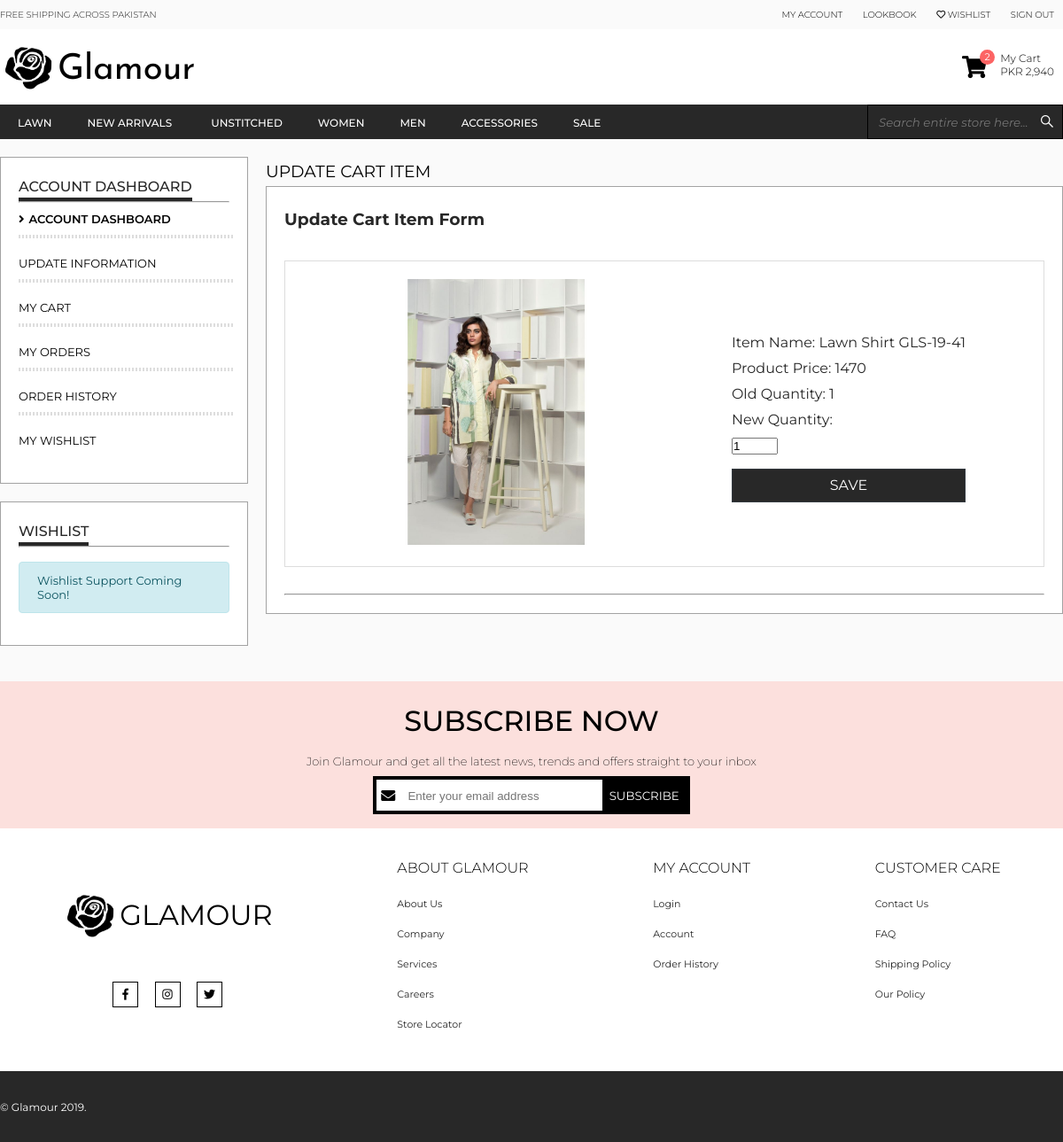
Page /users/updateCartItem?cart_item_id=1 (signed in) on the committed database.
### tables this page shows
CREATE TABLE `store` (
  `id` int(11) NOT NULL,
  `name` varchar(255) NOT NULL,
  `email_id` varchar(255) NOT NULL,
  `logo` varchar(255) NOT NULL,
  `facebook_link` varchar(255) NOT NULL,
  `instagram_link` varchar(255) NOT NULL,
  `twitter_link` varchar(255) NOT NULL,
  `youtube_link` varchar(255) NOT NULL,
  `google_plus_link` varchar(255) NOT NULL,
  `vimeo_link` varchar(255) NOT NULL
);

CREATE TABLE `menu_items` (
  `menu_item_id` int(11) NOT NULL,
  `menu_item_name` varchar(255) NOT NULL,
  `menu_item_order` int(11) NOT NULL,
  `featured` tinyint(1) NOT NULL DEFAULT 0
);

CREATE TABLE `cart_items` (
  `cart_item_id` int(11) NOT NULL,
  `cart_id` int(11) NOT NULL,
  `product_id` int(11) NOT NULL,
  `quantity` int(11) NOT NULL,
  `product_price` float NOT NULL,
  `total_price` float NOT NULL
);

CREATE TABLE `products` (
  `product_id` int(11) NOT NULL,
  `product_name` varchar(255) NOT NULL,
  `top_menu_item_id` int(11) NOT NULL,
  `menu_item_id` int(11) NOT NULL,
  `sale_item` tinyint(1) NOT NULL DEFAULT 0,
  `discount_rate` float NOT NULL,
  `price` int(11) NOT NULL,
  `quantity` int(11) NOT NULL,
  `created_at` datetime NOT NULL DEFAULT current_timestamp(),
  `description` text NOT NULL,
  `SKU` varchar(255) NOT NULL,
  `product_type` varchar(255) NOT NULL,
  `views` int(11) NOT NULL DEFAULT 0,
  `visibility` tinyint(1) NOT NULL DEFAULT 1
);

### app/core/App.php (called while the page is built, shortened)
<?php
class App
{
    protected $currentMethod = 'index';
    public function __construct()
    {
        $url = App::getUrl();
        if (isset($url[0])) {
            if (file_exists('../app/controllers/' . ucwords($url[0]) . '.php')) {
                unset($url[0]);
            }
        }
        $this->currentController = new $this->currentController;
        if (isset($url[1])) {
            if (method_exists($this->currentController, $url[1])) {
                $this->currentMethod = $url[1];
                unset($url[1]);
            }
        }
        $this->params = $url ? array_values($url) : [];
        call_user_func_array([$this->currentController, $this->currentMethod], $this->params);
    }
    public static function getUrl()
    {
        if (isset($_GET['url'])) {
            $url = rtrim($_GET['url'], '/');
            $url = explode('/', $url);
            return $url;
        }
    }
}

### public/index.php (called while the page is built, shortened)
<?php
	$app = new App;

### app/core/Database.php (called while the page is built, shortened)
<?php
class Database
{
    private $host = DB_HOST;
    private $user = DB_USER;
    private $pass = DB_PASS;
    private $dbname = DB_NAME;
    private $dbh;
    private $stmt;
    public function __construct()
    {
        $dsn = 'mysql:host=' . $this->host . ';dbname=' . $this->dbname;
        $options = array(
            PDO::ATTR_PERSISTENT => true,
            PDO::ATTR_ERRMODE => PDO::ERRMODE_EXCEPTION,
            PDO::ATTR_DEFAULT_FETCH_MODE => PDO::FETCH_OBJ,
        );
        try {
            $this->dbh = new PDO($dsn, $this->user, $this->pass, $options);
        } catch (PDOException $e) {
            $this->error = $e->getMessage();
            echo $this->error;
        }
    }
    public function query($sql)
    {
        $this->stmt = $this->dbh->prepare($sql);
    }
    public function execute()
    {
        return $this->stmt->execute();
    }
    public function fetchAll()
    {
        $this->execute();
        return $this->stmt->fetchAll();
    }
    public function fetchOne()
    {
        $this->execute();
        return $this->stmt->fetch();
    }
}

### app/helpers/functions.php (called while the page is built, shortened)
<?php
$db = new Database;
function loadMenu(){
	global $db;
	$db->query('SELECT * FROM menu_items ORDER BY menu_item_order ASC;');
	$results = $db->fetchAll();
	return $results;
}
function loadSubmenu($menu_item){
	global $db;
	$db->query("SELECT * FROM submenu_items WHERE menu_item_id = {$menu_item->menu_item_id} ORDER BY submenu_item_order ASC");
	$results = $db->fetchAll();
	return $results;
}
function loadStoreData(){
	global $db;
	$db->query("SELECT * FROM store");
	$results = $db->fetchOne();
	return $results;
}
function getCartItemsCount(){
	global $db;
	if(isset($_SESSION['user_id'])){
		$user_id = $_SESSION['user_id'];
		$db->query("SELECT COUNT(*) AS count FROM cart_items AS ci, cart AS c WHERE ci.cart_id = c.cart_id AND c.customer_id = {$user_id}");
		$results = $db->fetchOne();
		return $results->count;
	}else{
		return 0;
	}
}
function getCartItemsTotal(){
	global $db;
	if(isset($_SESSION['user_id'])){
		$user_id = $_SESSION['user_id'];
		$db->query("SELECT SUM(ci.total_price) AS sum FROM cart_items AS ci, cart AS c WHERE ci.cart_id = c.cart_id AND c.customer_id = {$user_id}");
		$results = $db->fetchOne();
		return $results->sum;
	}else{
		return 0;
	}
}
?>

### app/models/Cart.php (called while the page is built, shortened)
<?php
class Cart
{
    private $db;
    public function __construct()
    {
        $this->db = new Database;
    }
    public function getCartItem($cart_item_id)
    {
		$user_id = $_SESSION['user_id'];
        $this->db->query("SELECT ci.*, p.product_name, c.customer_id FROM cart_items AS ci, products AS p, cart AS c WHERE ci.cart_id = c.cart_id AND c.customer_id = {$user_id} AND p.product_id = ci.product_id AND ci.cart_item_id = {$cart_item_id}");
        $results = $this->db->fetchOne();
        return $results;
    }
}

### app/views/users/edit-cart-item.php (the view, shortened to what this page needs)
<?php require APPROOT . '/views/inc/header.php';?>
<section>
	<div class="container">
		<main>
			<section id="dashboard-area">
				<?php require APPROOT . '/views/users/sidebar.php'; ?>
				<div class="main">
					<h1 class="uppercase">Update Cart Item</h1>
					<div class="well">
						<h3>Update Cart Item Form</h3>
						<?php
							$cart_item = $data['cart_item'];
						?>
						<form action="<?php getLink('users/updateCartItem'); ?>" method="post" class="flex-space-around">
							<?php
								$db = new Database();
								$db->query("SELECT image_uri FROM product_images WHERE product_images.product_id = {$cart_item->product_id}");
								$image = $db->fetchAll()[0]->image_uri;
							?>
							<div>
								<img src="<?php getLink('img/' . $image) ?>" width="300px">
							</div>
							<div>
								<label>Item Name: <?php echo $cart_item->product_name; ?></label>
								<label>Product Price: <?php echo $cart_item->product_price; ?></label>
								<label>Old Quantity: <?php echo $cart_item->quantity; ?></label>
								<div class="form-inline mb-3">
									<label for="quantity">New Quantity: </label>
									<input type="number" name="quantity" name="quantity" id="quantity" value="<?php echo $cart_item->quantity; ?>" min="1" max="50">
								</div>
								<button type="submit" class="uppercase btn btn-dark btn-block w-100">Save</button>
							</div>
						</form>
						<hr>
					</div>
				</div>
			</section>
		</main>
	</div>
</section>
<?php require APPROOT . '/views/inc/footer.php';?>

### app/views/inc/header.php (shortened to what this page needs)
<?php $store_data = loadStoreData(); ?>
<!DOCTYPE html>
<html lang="en">
<head>
    <link rel="stylesheet" href="<?php getLink('css/all.min.css') ?>">
    <link rel="stylesheet" href="<?php getLink('css/global.css'); ?>">
    <link rel="stylesheet" href="<?php getLink('css/helper-classes.css'); ?>">
    <link rel="stylesheet" href="<?php getLink('css/header.css'); ?>">
    <link rel="stylesheet" href="<?php getLink('css/footer.css'); ?>">
    <?php
	if ($data['active'] == 'account' || $data['active'] == 'update' || $data['active'] == 'cart' || $data['active'] == 'orders' || $data['active'] == 'wishlist' || $data['active'] == 'order' || $data['active'] == 'order-history') {
		?>
    <link rel="stylesheet" href="<?php getLink('css/account.css'); ?>">
    <?php
}
?>
</head>
<body>
    <header>
        <div class="top-panel">
            <div class="container">
                <ul class="left inline-list uppercase">
                    <li>
                        Free Shipping Across Pakistan
                    </li>
                </ul>
                <ul class="right inline-list uppercase">
                    <?php if (isset($_SESSION['user_id'])) { ?>
                    <li>
                        <a href="<?php getLink('users/account'); ?>">My Account</a>
                    </li>
                    <?php } ?>
                    <li>
                        <a href="<?php getLink('pages/lookbook'); ?>">Lookbook</a>
                    </li>
                    <li>
                        <a href="#"><i class="far fa-heart"></i> Wishlist</a>
                    </li>
                    <li>
                        <?php if (isset($_SESSION['user_id'])) { ?>
                        <a href="<?php getLink('users/logout'); ?>">Sign Out</a>
                        <?php } else { ?>
                        <a href="<?php getLink('users/signin'); ?>">Sign In</a>
                        <?php } ?>
                    </li>
                </ul>
            </div>
        </div>
        <div id="branding">
            <div class="container">
                <a href="<?php echo URLROOT; ?>" id="logo">
                    <img src="<?php getLink('img/' . $store_data->logo); ?>" alt="logo">
                    <h1>
                        <?php echo $store_data->name; ?>
                    </h1>
                </a>
                <a id="my-cart" href="<?php getLink('users/cart') ?>">
                    <div class="left">
                        <i class="fas fa-shopping-cart"></i>
                        <div id="cart-items-quantity"><?php echo getCartItemsCount(); ?></div>
                    </div>
                    <div class="right">
                        <div class="top">
                            My Cart
                        </div>
                        <div class="bottom">
                            PKR <?php echo number_format(getCartItemsTotal()); ?>
                        </div>
                    </div>
                </a>
            </div>
        </div>
        <nav>
            <div class="container">
                <ul class="inline-list uppercase left">
                    <?php $menu_items = loadMenu();
					foreach ($menu_items as $menu_item) {
						?>
                    <li>
                        <a
                            href="<?php getLink('products/menu/' . $menu_item->menu_item_id); ?>"><?php echo $menu_item->menu_item_name; ?></a>
                        <?php
							$submenuItems = loadSubmenu($menu_item);
							if (count($submenuItems) > 0) {
								?>
                    </li>
                    <?php
					}
				}
				?>
                </ul>
                <div class="right search">
                    <input type="text" id="search" placeholder="Search entire store here..." autocomplete="off">
                    <label for="search"><i class="fab fa-sistrix"></i></label>
                </div>
            </div>
        </nav>
    </header>

### app/views/inc/footer.php (shortened to what this page needs)
<footer>
    <div id="subscribe">
        <div class="container">
            <h1 class="uppercase">Subscribe Now</h1>
            <p>Join <?php echo $store_data->name; ?> and get all the latest news, trends and offers straight to your
                inbox</p>
            <form id="subscribe-form" class="form-inline" method="post"
                action="<?php getLink('users/subscribeOther'); ?>">
                <div class="input-group">
                    <label for="subscribe-field"><i class="fas fa-envelope"></i></label>
                    <input type="email" id="subscribe-field" placeholder="Enter your email address" autocomplete="on"
                        name="email">
                </div>
                <button type="submit" class="uppercase p-2">SUBSCRIBE</button>
            </form>
        </div>
    </div>
    <div id="links">
        <div class="container">
            <div class="social-links">
                <div class="d-flex">
                    <img src="<?php getLink('img/' . $store_data->logo); ?>" width="65px" alt="logo">
                    <h1 class="uppercase">
                        <?php echo $store_data->name; ?>
                    </h1>
                </div>
                <div id="social-links" class="d-flex">
                    <?php if ($store_data->facebook_link !== '') { ?>
                    <a target="_blank" href="<?php echo $store_data->facebook_link; ?>"><i
                            class="fab fa-facebook-f"></i></a>
                    <?php } ?>
                    <?php if ($store_data->instagram_link !== '') { ?>
                    <a target="_blank" href="<?php echo $store_data->instagram_link; ?>"><i
                            class="fab fa-instagram"></i></a>
                    <?php } ?>
                    <?php if ($store_data->twitter_link !== '') { ?>
                    <a target="_blank" href="<?php echo $store_data->twitter_link; ?>"><i
                            class="fab fa-twitter"></i></a>
                    <?php } ?>
                </div>
            </div>
            <div id="left-links">
                <h4 class="uppercase">About <?php echo $store_data->name; ?></h4>
                <ul>
                    <li><a href="<?php getLink('pages/page/about'); ?>">About Us</a></li>
                    <li><a href="<?php getLink('pages/page/company'); ?>">Company</a></li>
                    <li><a href="<?php getLink('pages/page/services'); ?>">Services</a></li>
                    <li><a href="<?php getLink('pages/page/careers'); ?>">Careers</a></li>
                    <li><a href="<?php getLink('pages/page/store locator'); ?>">Store Locator</a></li>
                </ul>
            </div>
            <div id="center-links">
                <h4 class="uppercase">My Account</h4>
                <ul>
                    <li><a href="<?php getLink('users/signin'); ?>">Login</a></li>
                    <li><a href="<?php getLink('users/account'); ?>">Account</a></li>
                    <li><a href="<?php getLink('users/order_history'); ?>">Order History</a></li>
                </ul>
            </div>
            <div id="right-links">
                <h4 class="uppercase">Customer Care</h4>
                <ul>
                    <li><a href="<?php getLink('pages/page/contact us'); ?>">Contact Us</a></li>
                    <li><a href="<?php getLink('pages/page/faq'); ?>">FAQ</a></li>
                    <li><a href="<?php getLink('pages/page/shipping policy'); ?>">Shipping Policy</a></li>
                    <li><a href="<?php getLink('pages/page/our policy'); ?>">Our Policy</a></li>
                </ul>
            </div>
        </div>
    </div>
    <div id="footer-bottom">
        <div class="container">
            &copy; <?php echo $store_data->name; ?> 2019.
        </div>
    </div>
</footer>
</body>
</html>

### rows in the picture
store: name "Glamour", name "GLAMOUR"
menu_items: menu_item_name "LAWN"
menu_items: menu_item_name "NEW ARRIVALS"
menu_items: menu_item_name "UNSTITCHED"
menu_items: menu_item_name "WOMEN"
menu_items: menu_item_name "MEN"
menu_items: menu_item_name "ACCESSORIES"
menu_items: menu_item_name "SALE"
cart_items: product.product_name "Lawn Shirt GLS-19-41", product_price "1470", quantity "1"

### other values in the picture
getCartItemsCount() "2"
getCartItemsTotal() "2,940"
